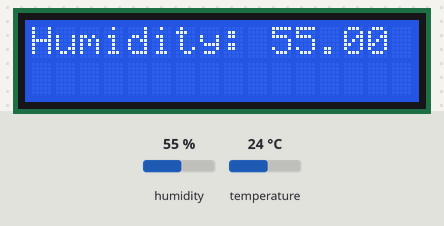
The sketch below on a simulated Arduino Uno, built with avr-gcc and run on an emulated ATmega328P. On the bench: 16×2 character LCD. Wiring (inferred from the names in the program): DHT11 sensor: data A0. Inputs (shaded band) come from the test bench; at power-on: humidity 55 %, temperature 24 °C.

Above: at 1.2 s.
1.3 s: humidity set to 22 %
At 8.7 s:
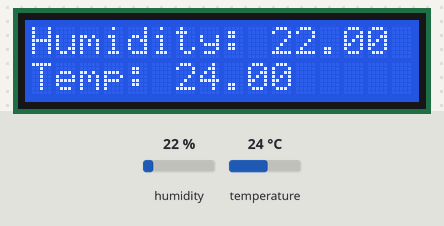
13.2 s: temperature set to 12 °C
At 21.6 s:
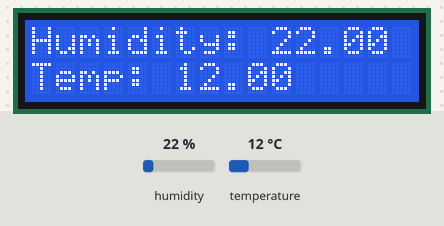
23.7 s: humidity set to 40 %
At 25.0 s:
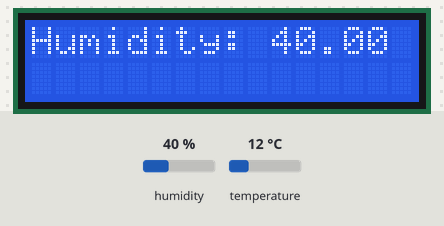
30.5 s: temperature set to 19 °C
At 38.7 s:
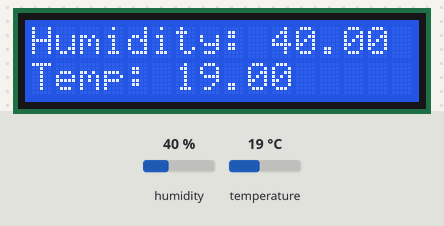
Timing chart, 0 to 40.2 s (numbered marks = the images above; inputs shaded):
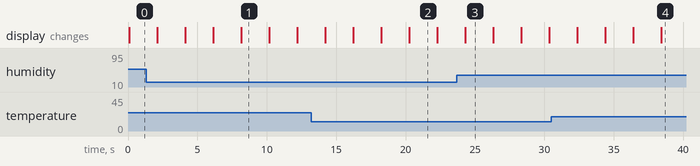

Measured:
- what the display in image 1 shows lasts 2.0 s, from 8.2 s to 10.2 s

The sketch:

DHTandLCD.ino
```cpp
// (licence header left out)
#include <Wire.h>
#include <hd44780.h>                       // main hd44780 header
#include <hd44780ioClass/hd44780_I2Cexp.h> // i2c expander i/o class header
#include "dht.h"
#define dht_apin A0 // Analog Pin sensor is connected to

dht DHT;
hd44780_I2Cexp lcd; // declare lcd object: auto locate & config exapander chip

// LCD geometry
const int LCD_COLS = 16;
const int LCD_ROWS = 2;

void setup()
{
int status;

 // initialize LCD with number of columns and rows:
 // hd44780 returns a status from begin() that can be used
 // to determine if initalization failed.
 // the actual status codes are defined in <hd44780.h>
 // See the values RV_XXXX
 //
 // looking at the return status from begin() is optional
 // it is being done here to provide feedback should there be an issue
 //
 // note:
 // begin() will automatically turn on the backlight
 //
 status = lcd.begin(LCD_COLS, LCD_ROWS);
 if(status) // non zero status means it was unsuccesful
 {
 status = -status; // convert negative status value to positive number

 // begin() failed so blink error code using the onboard LED if possible
 hd44780::fatalError(status); // does not return
 }

 // initalization was successful, the backlight should be on now

 // Print a message to the LCD
   // tell the screen to write on the top row

}

void loop() {
   DHT.read11(dht_apin);
   lcd.setCursor(0,0);
   lcd.print((String)"Humidity: " + DHT.humidity);
   delay(2000);
   lcd.setCursor(0,1);
   lcd.print((String)"Temp: " + DHT.temperature);
   delay(2000);
   lcd.clear();
   delay(2000);
/*    //wait for a second
  delay(1000)
  // tell the screen to write on the top row
  lcd.setCursor(0,0);
  // tell the screen to write “hello, from” on the top row
  lcd.print("Hello, From");
  // tell the screen to write on the bottom row
  lcd.setCursor(0,1);
  // tell the screen to write “Arduino_uno_guy” on the bottom row
  // you can change whats in the quotes to be what you want it to be!
  lcd.print("Arduino_uno_guy");*/
  }
```
